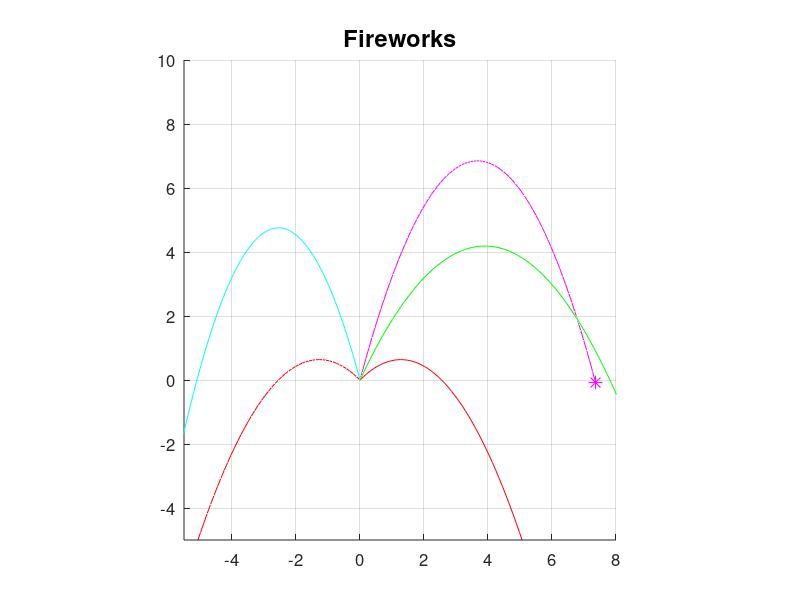

MATLAB code to generate this figure:
%firework, started 21.02.19

%-----------preparing window----------------------------
figure('units','norm','position',[.1 .1 .8 .7],'color',[.9 .9 .9],...
       'name', "Fireworks");                                            %Creating Window
a = axes('position',[.1 .1 .8 .8],'color',[.1 .1 .1],'fontsize',[12]);             %Creating Axis
txt = [ "Fireworks"];     %preparing amplitude string
a : title (txt,'fontsize',[17]);                                                %titleing diagram
%a : ylabel ("Y in m",'fontsize',[17]);                                          %labeling y axis
%a : xlabel ("X in m",'fontsize',[17]);                                          %labeling x axis
grid on;                                                                        %turing on the grid in coordinate system
%view(-90,0);
drawnow;    
%--------------constants-------------------------
g=9.81;                                                           %setting g
x01=y01=x02=y02=x03=y03=x04=y04=x05=y05=x06=y06=0;                                                       %initializing

z2=z02=z3=z03=z4=z04=z5=z05=z6=z06=0;

fi01=45;
v01=5;

fi02=65;
v02=10;

fi03=135;
v03=5;

fi04=65;
v04=10;

fi05=75;
v05=12;

fi06=105;
v06=10;

%---------------limit calculation-----------------
fi1=fi01/(360/(2*pi));
fi2=fi02/(360/(2*pi));
fi3=fi03/(360/(2*pi));
fi4=fi04/(360/(2*pi));
fi5=fi05/(360/(2*pi));
fi6=fi06/(360/(2*pi));
%lxp=2.7*((v0.^2.*sin(2.*fi))./g);                                %calculating x limit
%lyp=((v0.^2.*sin(fi).^2)/(2.*g)).*1.15;                           %calculating y limit
axis('equal',[-5.5 8 -5 10 -30 25]); 
%view(30,190);                                     %setting axis limits
drawnow;                                                          %Drawing it now
h_proj1=line(0,0,'marker','*','color',[1 0 0],'markerfacecolor',[1 0 0], 'markersize',[10]); %creating the projectile
h_proj2=line(0,0,'marker','*','color',[0 1 0],'markerfacecolor',[0 1 0], 'markersize',[10]); %creating the projectile
h_proj3=line(0,0,'marker','*','color',[1 0 0],'markerfacecolor',[1 0 0], 'markersize',[10]); %creating the projectile
h_proj4=line(0,0,'marker','*','color',[0 0 1],'markerfacecolor',[0 0 1], 'markersize',[10]); %creating the projectile
h_proj5=line(0,0,'marker','*','color',[1 0 1],'markerfacecolor',[1 0 1], 'markersize',[10]); %creating the projectile
h_proj6=line(0,0,'marker','*','color',[0 1 1],'markerfacecolor',[0 1 1], 'markersize',[10]); %creating the projectile
drawnow;                                                          %Drawing the ball now


%------------bounce 0-----------------
for t=0:.03:1000;                     %loop for drawing the throw
  %---fw1----
  x1=v01*cos(fi1)*t;                     %calculating x value
  y1=(v01*sin(fi1)*t-.5*g*t^2);            %calculating y value
  set(h_proj1,'xdata',x1,'ydata',y1);    %setting projectile there
  line([x01 x1],[y01 y1],'color',[1 0 0]);%drawing trail of projectile
  x01=x1;                               %setting the values for next line draw
  y01=y1;                               %setting the values for next line draw  
    
  %---fw2----
  x2=v02*cos(fi2)*t;                     %calculating x value
  y2=(v02*sin(fi2)*t-.5*g*t^2);            %calculating y value
  z2=z2+.3;
  set(h_proj2,'xdata',x2,'ydata',y2,'zdata',z2);    %setting projectile there
  line([x02 x2],[y02 y2],[z02 z2],'color',[0 1 0]);%drawing trail of projectile
  x02=x2;                               %setting the values for next line draw
  y02=y2;                               %setting the values for next line draw 
  z02=z2;                               %setting the values for next line draw 
    
  %---fw3----
  x3=v03*cos(fi3)*t;                     %calculating x value
  y3=(v03*sin(fi3)*t-.5*g*t^2);            %calculating y value
  z3=z3-.1;
  set(h_proj3,'xdata',x3,'ydata',y3,'zdata',z3);    %setting projectile there
  line([x03 x3],[y03 y3],[z03 z3],'color',[1 0 0]);%drawing trail of projectile
  x03=x3;                               %setting the values for next line draw
  y03=y3;                               %setting the values for next line draw 
 z03=z3; 
    
  %---fw4----
  x4=v04*cos(fi4)*t;                     %calculating x value
  y4=(v04*sin(fi4)*t-.5*g*t^2);            %calculating y value
  z4=z4-.2;
  set(h_proj4,'xdata',x4,'ydata',y4,'zdata',z4);    %setting projectile there
  line([x04 x4],[y04 y4],[z04 z4],'color',[0 0 1]);%drawing trail of projectile
  x04=x4;                               %setting the values for next line draw
  y04=y4;                               %setting the values for next line draw 
 z04=z4; 
    
  %---fw5----
  x5=v05*cos(fi5)*t;                     %calculating x value
  y5=(v05*sin(fi5)*t-.5*g*t^2);            %calculating y value
  z5=z5-.3;
  set(h_proj5,'xdata',x5,'ydata',y5,'zdata',z5);    %setting projectile there
  line([x05 x5],[y05 y5],[z05 z5],'color',[1 0 1]);%drawing trail of projectile
  x05=x5;                               %setting the values for next line draw
  y05=y5;                               %setting the values for next line draw  
  z05=z5;
    
  %---fw6----
  x6=v06*cos(fi6)*t;                     %calculating x value
  y6=(v06*sin(fi6)*t-.5*g*t^2);            %calculating y value
  z6=z6+.1;
  set(h_proj6,'xdata',x6,'ydata',y6,'zdata',z6);    %setting projectile there
  line([x06 x6],[y06 y6],[z06 z6],'color',[0 1 1]);%drawing trail of projectile
  x06=x6;                               %setting the values for next line draw
  y06=y6;                               %setting the values for next line draw  
  z06=z6;
  
  if y5<0;                               %checking to see if y<0 and loop should be stopped
    drawnow;                            %draw the projectile 
    break;                              %---
  endif;                                %---
  
  drawnow;                              %drawing what the loop created
endfor;